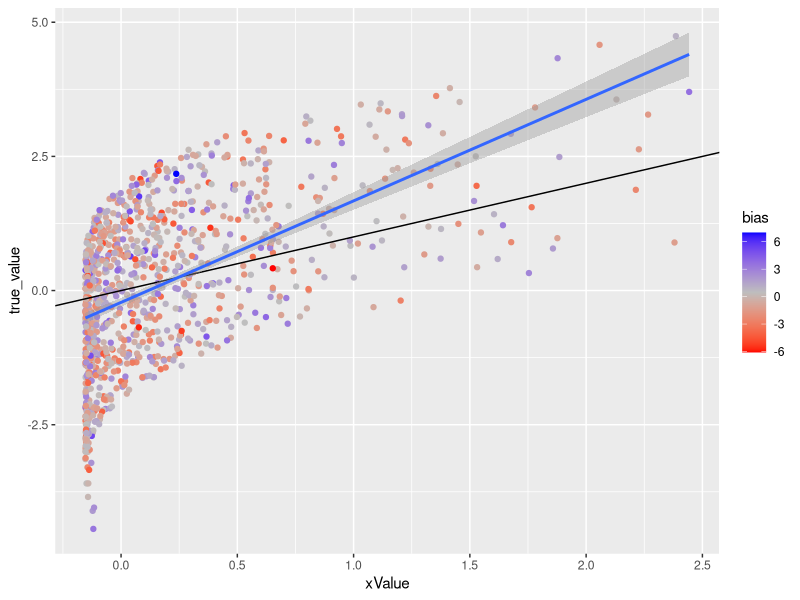
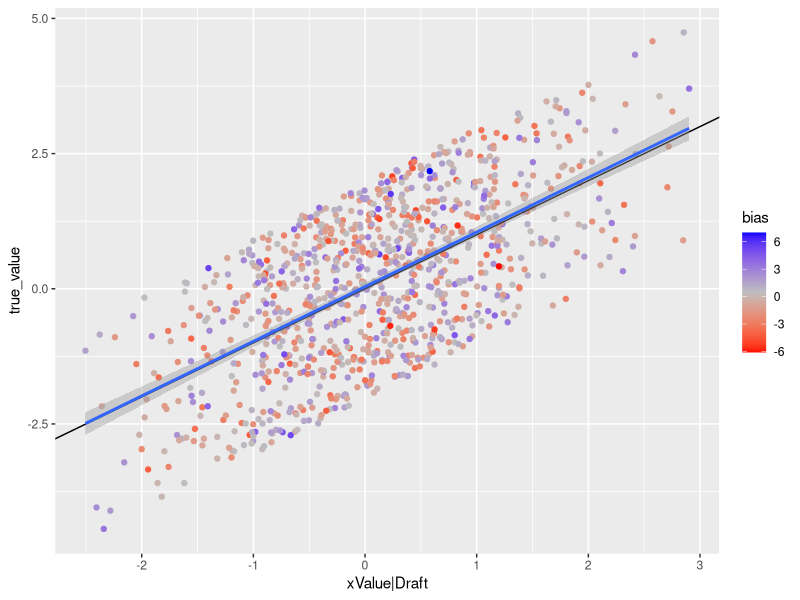
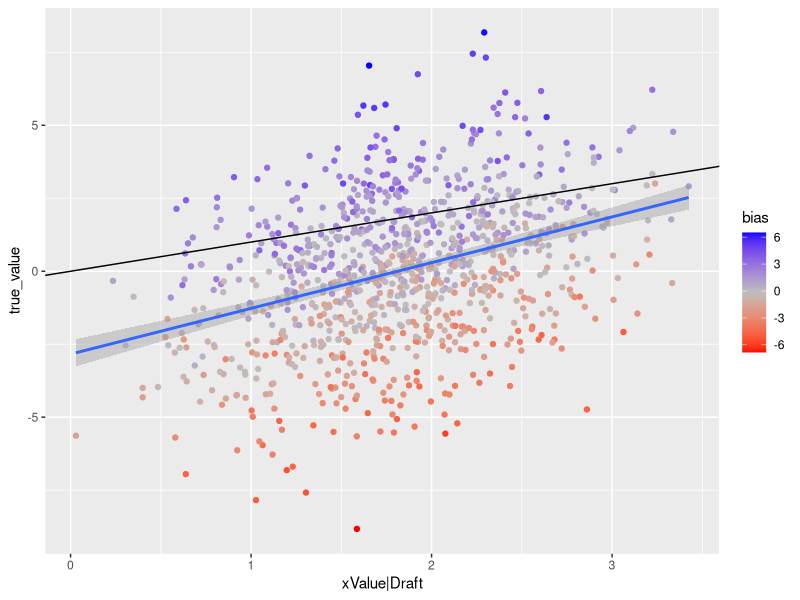
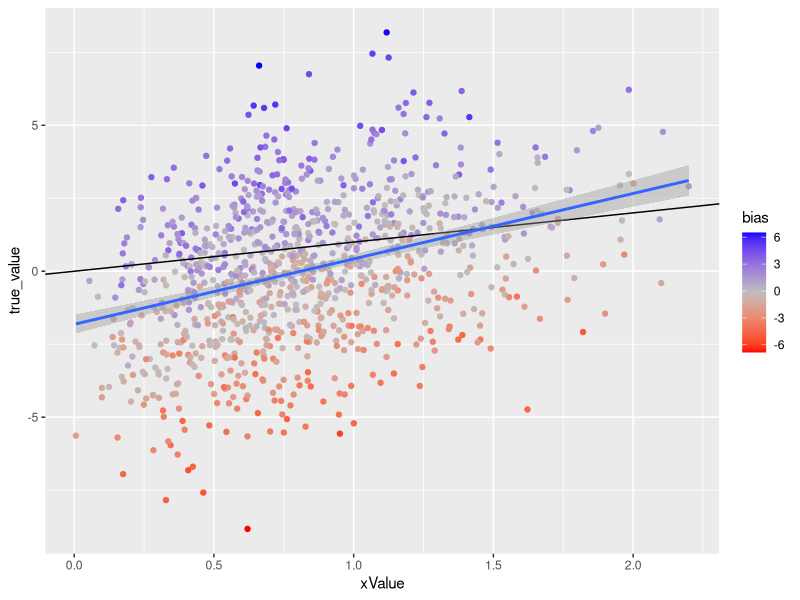

Write R code to recreate these figures, in order.
## ---- chunk 1
library(tidyverse)
library(modelr)
library(ggplot2)

prospects <- data.frame(
  name = paste0("Player",1:1000),
  skill = rnorm(1000,0,1),
  bias = rnorm(1000,0,2),
  randomness = runif(1000,-2,2)
) %>%
  mutate(makes_nhl = ifelse(bias + skill>1,1,0),
         true_value = skill + randomness)
## ---- chunk 2
draft_mod <- glm(makes_nhl ~ skill, 
                 data=prospects, 
                 family="binomial")

value_mod <- glm(true_value ~ skill, 
                 data=prospects %>% 
                   filter(makes_nhl==1))

results <- prospects %>%
  add_predictions(draft_mod,"xDraft",type="response") %>%
  add_predictions(value_mod,"xValue|Draft") %>%
  mutate(xValue = xDraft*`xValue|Draft`,
         error_cond = true_value - `xValue|Draft`,
         error_total = true_value - xValue)
## ---- chunk 3

ggplot(results,aes(x=xValue,y=true_value,
                   color = bias)) +
  geom_point()+
  scale_color_gradientn(colours = c("red","grey","blue")) +
  geom_abline(slope = 1,intercept = 0) +
  geom_smooth(method="lm")

ggplot(results,aes(x=`xValue|Draft`,y=true_value,
                   color = bias)) +
  geom_point() +
  scale_color_gradientn(colours = c("red","grey","blue")) +
  geom_abline(slope = 1,intercept = 0)+
  geom_smooth(method="lm")

## ---- chunk 4
library(tidyverse);library(modelr);library(ggplot2)

prospects <- data.frame(
  name = paste0("Player",1:1000),
  skill = rnorm(1000,0,1),
  bias = rnorm(1000,0,2),
  randomness = runif(1000,-2,2)
) %>%
  mutate(makes_nhl = ifelse(2*bias + skill>1,1,0),
         true_value = skill + bias + randomness)


draft_mod <- glm(makes_nhl ~ skill, 
                 data=prospects, 
                 family="binomial")

value_mod <- glm(true_value ~ skill, 
                 data=prospects %>% 
                   filter(makes_nhl==1))

results <- prospects %>%
  add_predictions(draft_mod,"xDraft",type="response") %>%
  add_predictions(value_mod,"xValue|Draft") %>%
  mutate(xValue = xDraft*`xValue|Draft`,
         error_cond = true_value - `xValue|Draft`,
         error_total = true_value - xValue)

ggplot(results,aes(x=`xValue|Draft`,y=true_value,
                   color = bias)) +
  geom_point() +
  scale_color_gradientn(colours = c("red","grey","blue")) +
  geom_abline(slope = 1,intercept = 0)+
  geom_smooth(method="lm")

ggplot(results,aes(x=xValue,y=true_value,
                   color = bias)) +
  geom_point()+
  scale_color_gradientn(colours = c("red","grey","blue")) +
  geom_abline(slope = 1,intercept = 0)+
  geom_smooth(method="lm")
